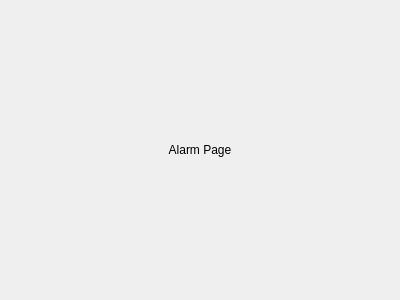
<?xml version="1.0" encoding="UTF-8"?>
<ui version="4.0">
 <class>AlarmPage</class>
 <widget class="QWidget" name="AlarmPage">
  <property name="geometry">
   <rect>
    <x>0</x>
    <y>0</y>
    <width>400</width>
    <height>300</height>
   </rect>
  </property>
  <property name="windowTitle">
   <string>Form</string>
  </property>
  <layout class="QVBoxLayout" name="verticalLayout">
   <item>
    <widget class="QLabel" name="label">
     <property name="text">
      <string>Alarm Page</string>
     </property>
     <property name="alignment">
      <set>Qt::AlignCenter</set>
     </property>
    </widget>
   </item>
  </layout>
 </widget>
 <resources/>
 <connections/>
</ui>
